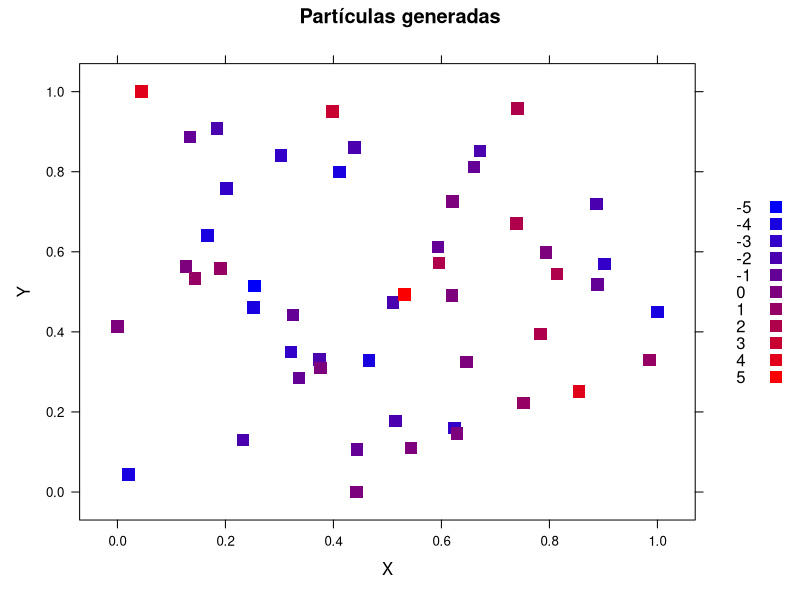

Here is the R script that generated this plot:
n <- 50
p <- data.frame(x = rnorm(n), y=rnorm(n), c=rnorm(n))
xmax <- max(p$x)
xmin <- min(p$x)
p$x <- (p$x - xmin) / (xmax - xmin) # ahora son de 0 a 1
ymax <- max(p$y)
ymin <- min(p$y)
p$y <- (p$y - ymin) / (ymax - ymin) # las y tambien
cmax <- max(p$c)
cmin <- min(p$c)
p$c <- 2 * (p$c - cmin) / (cmax - cmin) - 1 # cargas son entre -1 y 1
library(lattice)
p$g <- round(5 * p$c) # coloreamos segun la carga a 11 niveles de -5 a 5
paso <- floor(256 / 10)
niveles <- seq(0, 255, paso)
print(length(niveles))
colores <- rgb(niveles, rep(0, 11), rev(niveles), max=255)
print(colores)
png("p9i.png")
xyplot(y ~ x, group=g, data=p, auto.key=list(space="right"),
       xlab="X", ylab="Y", main="Part\u{00ed}culas generadas",
       par.settings = list(superpose.symbol = list(pch = 15, cex = 1.5,
                                                   col = colores)))
graphics.off()
